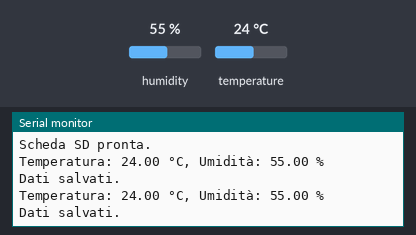
The sketch below on a simulated ESP32. Shown: the last lines printed to the serial monitor. The test bench sets the inputs (shaded band); at power-on: humidity 55 %, temperature 24 °C. Storage starts empty.

Above: at 2.8 s.
2.9 s: humidity set to 22 %
At 5.0 s:
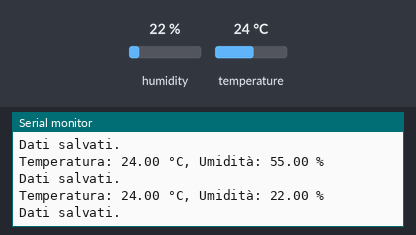
5.6 s: temperature set to 12 °C
At 7.1 s:
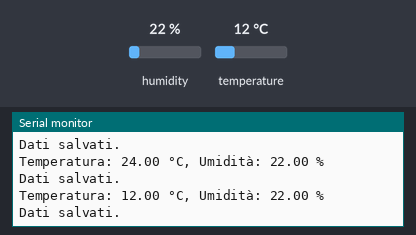
8.3 s: humidity set to 40 %
At 11.3 s:
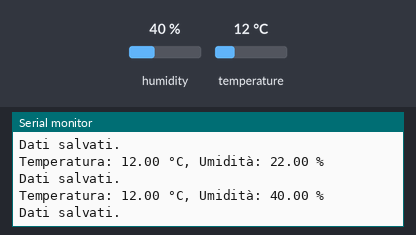
Timing chart, 0 to 12.8 s (numbered marks = the images above; inputs shaded):
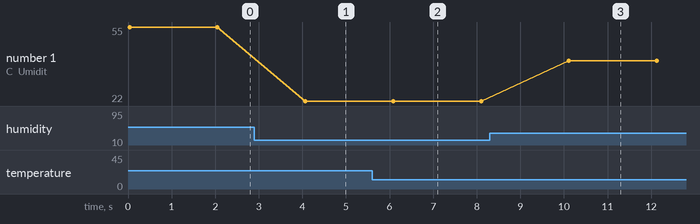

The sketch:

sketch_dec18a.ino
```cpp
#include <DHT.h>
#include <SPI.h>
#include <SD.h>

// Pin del sensore e tipo di sensore
#define DHTPIN 4      // Pin collegato al sensore
#define DHTTYPE DHT22 // AM2302 è compatibile con DHT22

// Pin per il modulo SD
#define SD_CS 35 // Chip Select del modulo SD

// Inizializza il sensore e il file SD
DHT dht(DHTPIN, DHTTYPE);
File dataFile;

void setup() {
  // Inizializzazione Serial Monitor
  Serial.begin(115200);
  Serial.println("Inizializzazione...");

  // Inizializza il sensore DHT
  dht.begin();

  // Inizializza la SD
  if (!SD.begin(SD_CS)) {
    Serial.println("Errore nell'inizializzazione della SD!");
    while (true); // Blocco il programma
  }
  Serial.println("Scheda SD pronta.");

  // Crea o apre il file per salvare i dati
  dataFile = SD.open("dati.csv", FILE_WRITE);
  if (dataFile) {
    dataFile.println("Temperatura (°C),Umidità (%)");
    dataFile.close();
  } else {
    Serial.println("Errore nell'apertura del file.");
    while (true); // Blocco il programma
  }
}

void loop() {
  // Legge i valori dal sensore
  float temperatura = dht.readTemperature();
  float umidita = dht.readHumidity();

  // Controlla errori nella lettura
  if (isnan(temperatura) || isnan(umidita)) {
    Serial.println("Errore nella lettura dal sensore.");
    return;
  }

  // Mostra i valori nel Serial Monitor
  Serial.print("Temperatura: ");
  Serial.print(temperatura);
  Serial.print(" °C, Umidità: ");
  Serial.print(umidita);
  Serial.println(" %");

  // Salva i valori nella scheda SD
  dataFile = SD.open("dati.csv", FILE_WRITE);
  if (dataFile) {
    dataFile.print(temperatura);
    dataFile.print(",");
    dataFile.println(umidita);
    dataFile.close();
    Serial.println("Dati salvati.");
  } else {
    Serial.println("Errore nell'apertura del file.");
  }

  // Aspetta 2 secondi prima della prossima lettura
  delay(2000);
}
```

Measured:
- after the input at 2.9 s, the serial monitor: prints a new line after 1.2 s (image 1)
- after the input at 5.6 s, the serial monitor: prints a new line after 0.48 s (image 2)
- after the input at 8.3 s, the serial monitor: prints a new line after 1.8 s (image 3)
- plotted number 1: 55 → 22 after the input at 2.9 s, 22 → 40 after the input at 8.3 s
